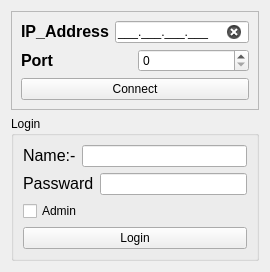
    <widget class="QWidget" name="tab">
     <attribute name="title">
      <string>login</string>
     </attribute>
     <layout class="QGridLayout" name="gridLayout_6">
      <item row="0" column="0">
       <layout class="QGridLayout" name="gridLayout_2">
        <item row="1" column="0">
         <widget class="QFrame" name="frame">
          <property name="frameShape">
           <enum>QFrame::StyledPanel</enum>
          </property>
          <property name="frameShadow">
           <enum>QFrame::Raised</enum>
          </property>
          <layout class="QGridLayout" name="gridLayout">
           <item row="0" column="0">
            <layout class="QHBoxLayout" name="horizontalLayout">
             <item>
              <widget class="QLabel" name="lblIpAddress">
               <property name="text">
                <string>&lt;html&gt;&lt;head/&gt;&lt;body&gt;&lt;p&gt;&lt;span style=&quot; font-size:12pt; font-weight:700;&quot;&gt;IP_Address&lt;/span&gt;&lt;/p&gt;&lt;/body&gt;&lt;/html&gt;</string>
               </property>
              </widget>
             </item>
             <item>
              <widget class="QLineEdit" name="leIpAddress">
               <property name="inputMask">
                <string>000.000.000.000;_</string>
               </property>
               <property name="clearButtonEnabled">
                <bool>true</bool>
               </property>
               <property name="state" stdset="0">
                <string/>
               </property>
              </widget>
             </item>
            </layout>
           </item>
           <item row="1" column="0">
            <layout class="QHBoxLayout" name="horizontalLayout_3">
             <item>
              <widget class="QLabel" name="lblPort">
               <property name="text">
                <string>&lt;html&gt;&lt;head/&gt;&lt;body&gt;&lt;p&gt;&lt;span style=&quot; font-size:12pt; font-weight:700;&quot;&gt;Port&lt;/span&gt;&lt;/p&gt;&lt;/body&gt;&lt;/html&gt;</string>
               </property>
              </widget>
             </item>
             <item>
              <widget class="QSpinBox" name="sbPort">
               <property name="minimum">
                <number>0</number>
               </property>
               <property name="maximum">
                <number>65535</number>
               </property>
              </widget>
             </item>
            </layout>
           </item>
           <item row="2" column="0">
            <widget class="QPushButton" name="pbConnect">
             <property name="text">
              <string>Connect</string>
             </property>
             <property name="checkable">
              <bool>false</bool>
             </property>
            </widget>
           </item>
          </layout>
         </widget>
        </item>
       </layout>
      </item>
      <item row="1" column="0">
       <widget class="QGroupBox" name="gbLogin">
        <property name="title">
         <string>Login</string>
        </property>
        <layout class="QGridLayout" name="gridLayout_5">
         <item row="0" column="0">
          <layout class="QHBoxLayout" name="horizontalLayout_4">
           <item>
            <widget class="QLabel" name="lblName">
             <property name="text">
              <string>&lt;html&gt;&lt;head/&gt;&lt;body&gt;&lt;p&gt;&lt;span style=&quot; font-size:12pt;&quot;&gt;Name:-&lt;/span&gt;&lt;/p&gt;&lt;/body&gt;&lt;/html&gt;</string>
             </property>
            </widget>
           </item>
           <item>
            <widget class="QLineEdit" name="leName">
             <property name="clearButtonEnabled">
              <bool>true</bool>
             </property>
            </widget>
           </item>
          </layout>
         </item>
         <item row="1" column="0">
          <layout class="QHBoxLayout" name="horizontalLayout_5">
           <item>
            <widget class="QLabel" name="lblPassward">
             <property name="text">
              <string>&lt;html&gt;&lt;head/&gt;&lt;body&gt;&lt;p&gt;&lt;span style=&quot; font-size:12pt;&quot;&gt;Passward&lt;/span&gt;&lt;/p&gt;&lt;/body&gt;&lt;/html&gt;</string>
             </property>
            </widget>
           </item>
           <item>
            <widget class="QLineEdit" name="lePassward">
             <property name="clearButtonEnabled">
              <bool>true</bool>
             </property>
            </widget>
           </item>
          </layout>
         </item>
         <item row="2" column="0">
          <widget class="QCheckBox" name="checkBox">
           <property name="text">
            <string>Admin</string>
           </property>
          </widget>
         </item>
         <item row="3" column="0">
          <widget class="QPushButton" name="pbLogin">
           <property name="text">
            <string>Login</string>
           </property>
          </widget>
         </item>
        </layout>
       </widget>
      </item>
     </layout>
    </widget>
